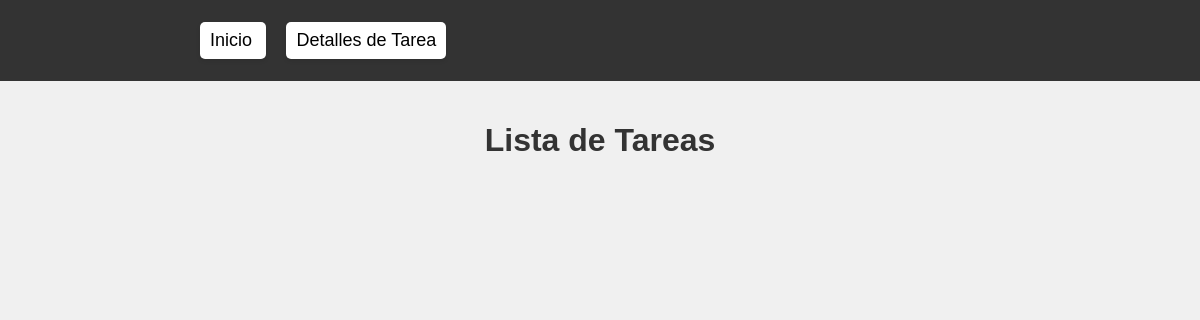
The app's page /, older data.
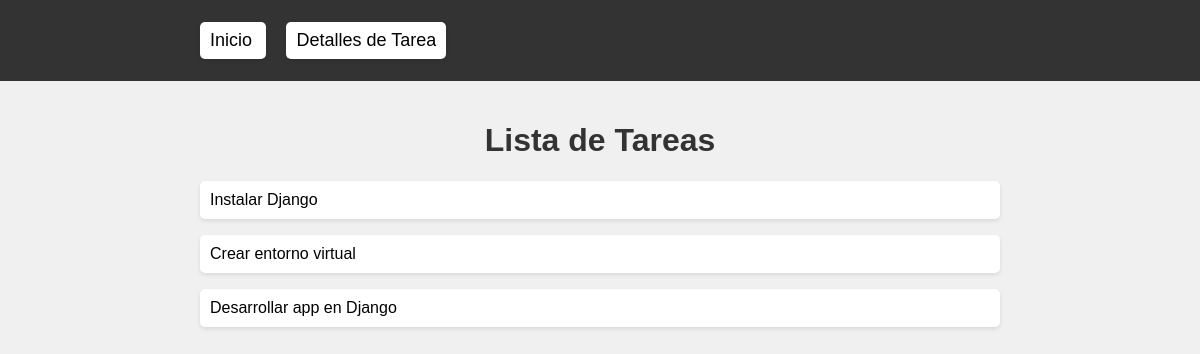
The same page, newer data.
### lista_tareas/models.py (models this page shows, shortened)
class Tarea(models.Model):
    titulo = models.CharField(max_length=200)
    descripcion = models.TextField(blank=True)
    completada = models.BooleanField(default=False)

### lista_tareas/views.py (the view)
# urls.py: path('', views.index),
def index(request):
    tareas = Tarea.objects.all()
    return render(request, 'index.html', {
        'tareas': tareas
    })

### lista_tareas/templates/index.html (shortened to what this page needs)
{% extends 'layouts/navbar.html' %}
{% load static %}
{% block content %}
<!DOCTYPE html>
<html lang="es">
<head>
    <link rel="stylesheet" type="text/css" href="{% static 'styles/main.css' %}">
</head>
<body>
    <div class="container">
        <h1>Lista de Tareas</h1>
        {% for tarea in tareas %}
        <ul>
            <li>{{ tarea.titulo }}</li>
        </ul>
        {% endfor %}
    </div>
</body>
</html>
{% endblock %}

Row changes from the older to the newer data that the page shows:
added Tarea: titulo "Instalar Django"
added Tarea: titulo "Crear entorno virtual"
added Tarea: titulo "Desarrollar app en Django"
